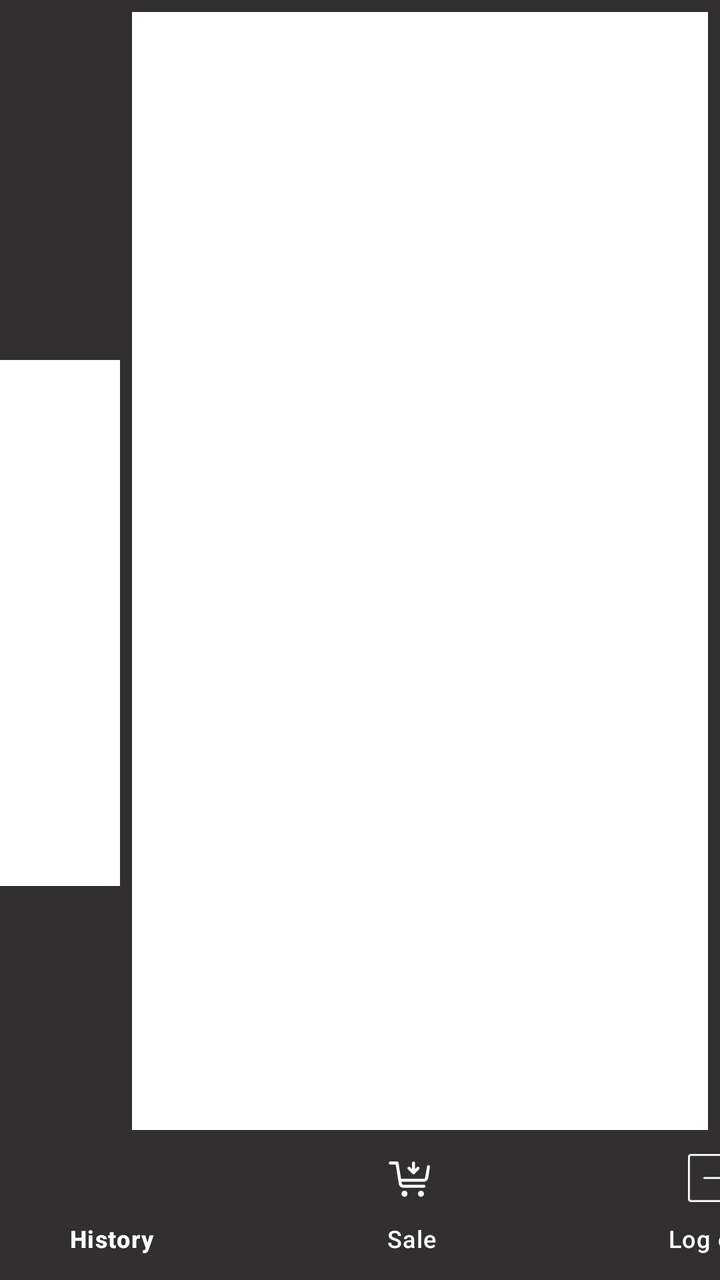
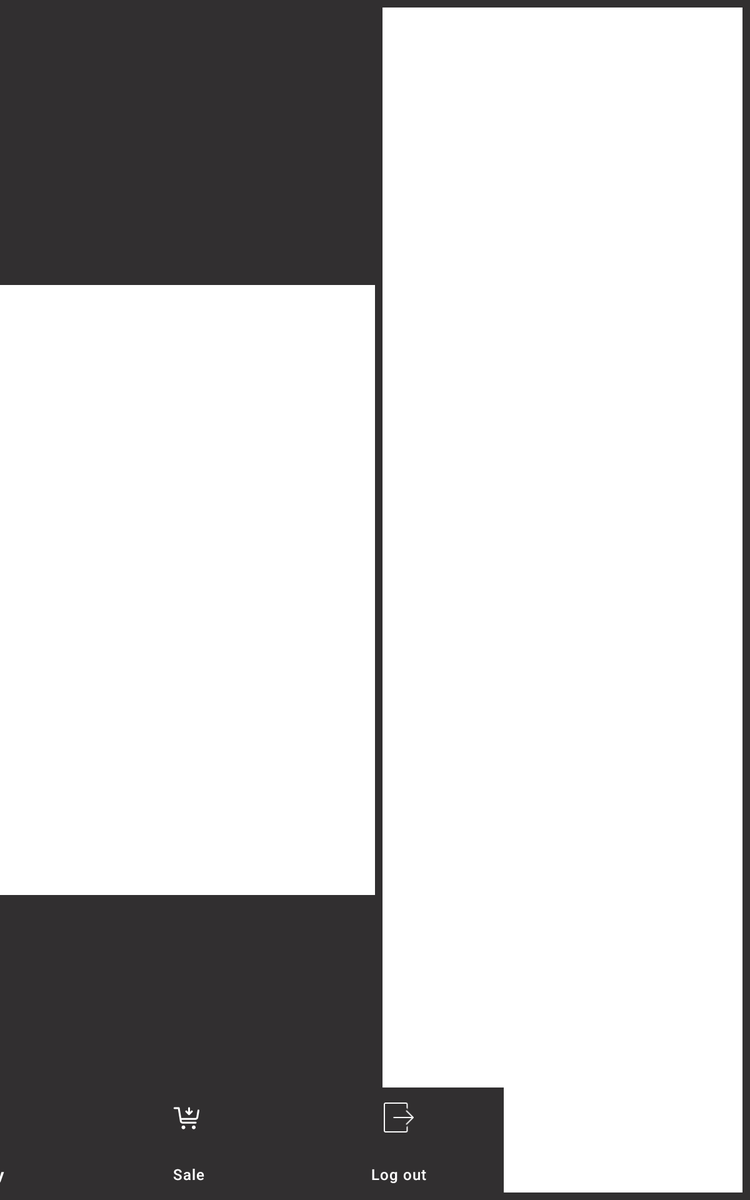

One screen, two layout resources from the same app: the default and the repository's alternative for another configuration. Each is rendered where Android would select it; the XML of both is given below.
<!-- AndroidManifest.xml: application theme Base.Theme.PointOfSales -->
<!-- res/layout/activity_cashier.xml -->
<?xml version="1.0" encoding="utf-8"?>
<androidx.constraintlayout.widget.ConstraintLayout xmlns:android="http://schemas.android.com/apk/res/android"
    xmlns:app="http://schemas.android.com/apk/res-auto"
    xmlns:tools="http://schemas.android.com/tools"
    android:layout_width="match_parent"
    android:layout_height="match_parent"
    android:background="@color/PrimaryColor"
    tools:context=".activities.CashierActivity"
    >


    <ImageButton
        android:id="@+id/logoutButton"
        android:layout_width="24dp"
        android:layout_height="24dp"
        android:background="@drawable/logout"
        app:layout_constraintBottom_toBottomOf="parent"
        app:layout_constraintEnd_toEndOf="@+id/linearLayout"
        app:layout_constraintHorizontal_bias="0.976"
        app:layout_constraintStart_toStartOf="parent"
        app:layout_constraintTop_toTopOf="parent"
        app:layout_constraintVertical_bias="0.033" />

    <LinearLayout
        android:id="@+id/linearLayout"
        android:layout_width="450dp"
        android:layout_height="275dp"
        android:background="@drawable/border_background"
        android:gravity="center"
        android:orientation="vertical"
        app:layout_constraintBottom_toTopOf="@+id/bottomNavigationViewCashier"
        app:layout_constraintEnd_toStartOf="@+id/linearLayout3"
        app:layout_constraintStart_toStartOf="parent"
        app:layout_constraintTop_toTopOf="parent"
        app:layout_constraintVertical_bias="0.6">


        <FrameLayout
            android:id="@+id/fragmentContainer"
            android:layout_width="match_parent"
            android:layout_height="match_parent"
            android:outlineProvider="bounds"
            android:padding="8dp" />
    </LinearLayout>

    <LinearLayout
        android:id="@+id/linearLayout3"
        android:layout_width="wrap_content"
        android:layout_height="match_parent"
        android:background="@drawable/border_backgroundcp"
        app:layout_constraintBottom_toBottomOf="parent"
        app:layout_constraintEnd_toEndOf="parent"
        app:layout_constraintTop_toTopOf="parent"
        app:layout_constraintVertical_bias="0.1">


        
        <FrameLayout
            android:id="@+id/fragmentContainer2"
            android:layout_width="300dp"
            android:layout_height="match_parent"
            android:padding="8dp">

        </FrameLayout>

    </LinearLayout>


    <com.google.android.material.bottomnavigation.BottomNavigationView
        android:id="@+id/bottomNavigationViewCashier"
        android:layout_width="450dp"
        android:layout_height="75dp"
        android:layout_alignParentBottom="true"
        android:background="@color/PrimaryColor"
        android:defaultFocusHighlightEnabled="false"
        android:foregroundGravity="center"
        app:itemActiveIndicatorStyle="@anim/spin_button"
        app:itemBackground="@color/PrimaryColor"
        app:itemIconTint="@color/white"
        app:itemTextAppearanceActiveBoldEnabled="true"
        app:itemTextColor="@color/white"
        app:labelVisibilityMode="labeled"
        app:layout_constraintBottom_toBottomOf="parent"
        app:layout_constraintEnd_toEndOf="@+id/linearLayout"
        app:layout_constraintHorizontal_bias="0.1"
        app:layout_constraintStart_toStartOf="parent"
        app:menu="@menu/bottom_nav_menu_cashier">


    </com.google.android.material.bottomnavigation.BottomNavigationView>


</androidx.constraintlayout.widget.ConstraintLayout>
<!-- resources referenced by this layout -->
<resources>
  <color name="PrimaryColor">#312f30</color>
  <color name="white">#FFFFFFFF</color>
  <!-- drawable border_background (drawable) -->
  <shape xmlns:android="http://schemas.android.com/apk/res/android"
      android:shape="rectangle">
      
      <stroke
          android:width="6dp"
          android:color="@color/PrimaryColor" /> 
  
      
      <solid
          android:color="#FFFFFF" /> 
  
      
      <corners
          android:radius="8dp" /> 
  </shape>
  <!-- drawable border_backgroundcp (drawable) -->
  <shape xmlns:android="http://schemas.android.com/apk/res/android"
      android:shape="rectangle">
      
      <stroke
          android:width="6dp"
          android:color="@color/PrimaryColor" /> 
  
      
      <solid
          android:color="#FFFFFF" /> 
  
      
      <corners
          android:radius="0dp" /> 
  </shape>
  <style name="Base.Theme.PointOfSales" parent="Theme.Material3.DayNight.NoActionBar">
          
          <item name="colorPrimary">@color/PrimaryColor</item>
          <item name="android:windowFullscreen">true</item>
          <item name="android:windowContentOverlay">@null</item>
      </style>
</resources>
<!-- res/layout-sw600dp/activity_cashier.xml (the repository's variant of the layout above) -->
<!-- drawn on a 7-inch tablet held upright -->
<?xml version="1.0" encoding="utf-8"?>
<androidx.constraintlayout.widget.ConstraintLayout xmlns:android="http://schemas.android.com/apk/res/android"
    xmlns:app="http://schemas.android.com/apk/res-auto"
    xmlns:tools="http://schemas.android.com/tools"
    android:layout_width="match_parent"
    android:layout_height="match_parent"
    android:background="@color/PrimaryColor"
    tools:context=".activities.CashierActivity"
    >


    <LinearLayout
        android:id="@+id/linearLayout"
        android:layout_width="750dp"
        android:layout_height="500dp"
        android:background="@drawable/border_background"
        android:gravity="center"
        android:orientation="vertical"
        app:layout_constraintBottom_toTopOf="@+id/bottomNavigationViewCashier"
        app:layout_constraintEnd_toStartOf="@+id/linearLayout3"
        app:layout_constraintStart_toStartOf="parent"
        app:layout_constraintTop_toTopOf="parent"
        app:layout_constraintVertical_bias="0.6">


        <FrameLayout
            android:id="@+id/fragmentContainer"
            android:layout_width="match_parent"
            android:layout_height="match_parent"
            android:outlineProvider="bounds"
            android:padding="8dp" />
    </LinearLayout>

    <LinearLayout
        android:id="@+id/linearLayout3"
        android:layout_width="wrap_content"
        android:layout_height="match_parent"
        android:background="@drawable/border_backgroundcp"
        app:layout_constraintBottom_toBottomOf="parent"
        app:layout_constraintEnd_toEndOf="parent"
        app:layout_constraintTop_toTopOf="parent"
        app:layout_constraintVertical_bias="0.1">


        
        <FrameLayout
            android:id="@+id/fragmentContainer2"
            android:layout_width="300dp"
            android:layout_height="match_parent"
            android:padding="8dp">

        </FrameLayout>

    </LinearLayout>


    <com.google.android.material.bottomnavigation.BottomNavigationView
        android:id="@+id/bottomNavigationViewCashier"
        android:layout_width="wrap_content"
        android:layout_height="90dp"
        android:layout_alignParentBottom="true"
        android:background="@color/PrimaryColor"
        android:defaultFocusHighlightEnabled="false"
        android:foregroundGravity="center"
        app:itemActiveIndicatorStyle="@anim/spin_button"
        app:itemBackground="@color/PrimaryColor"
        app:itemIconTint="@color/white"
        app:itemTextAppearanceActiveBoldEnabled="true"
        app:itemTextColor="@color/white"
        app:labelVisibilityMode="labeled"
        app:layout_constraintBottom_toBottomOf="parent"
        app:layout_constraintEnd_toStartOf="@+id/linearLayout3"
        app:layout_constraintStart_toStartOf="parent"
        app:layout_constraintTop_toTopOf="parent"
        app:layout_constraintVertical_bias="1.0"
        app:menu="@menu/bottom_nav_menu_cashier">

    </com.google.android.material.bottomnavigation.BottomNavigationView>



</androidx.constraintlayout.widget.ConstraintLayout>
